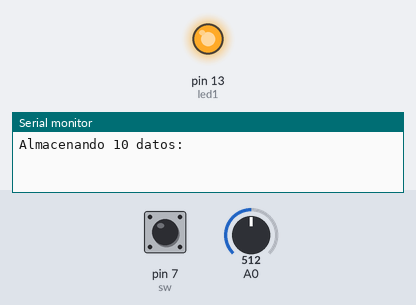
Recording of a sketch running on a simulated Arduino Uno, built with avr-gcc and run on an emulated ATmega328P. Parts: output pins drawn as LEDs (lit = HIGH), the last lines printed to the serial monitor. The test bench sets the inputs (shaded band); at power-on: pin 7 (sw) HIGH, A0 = 512. EEPROM starts erased.

Above: at 0.1 s.
At 19.1 s:
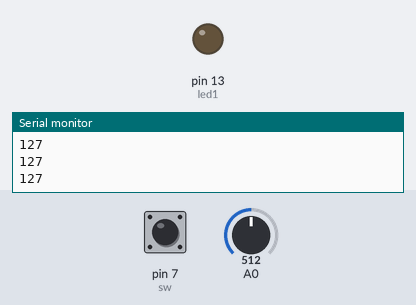
Timing chart, 0 to 20.6 s (numbered marks = the images above):
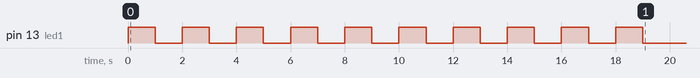

The sketch:

EspinozaLizbeth_SIMULACI_N_5.1.1_SE.ino
```cpp
/*
* CAPÍTULO V: FUNCIONES ESPECIALES
* CÓDIGO 19.1: Lectura y escritura de datos en la memoria EEPROM
* OBJETIVO: Almacenar 10 valores del conversor analogo digital, luego visualizar con comunicación serial
* NOMBRE: Lizbeth Espinoza
*/

#include <EEPROM.h>
 const int led1=13;
 const int sw=7;

void setup() {
  Serial.begin(9600);     //inicio de comunicacion
  pinMode(led1,OUTPUT);
  pinMode(sw,INPUT);

  if(digitalRead(7)==0){
    Serial.println("Lectura de Memoria: ");             //imprimir mensaje
    for(int i=0;i<=9;i++){
      Serial.println(EEPROM.read(i));                 //imprimir el dato
      delay(100);
    }
  }
else{
  Serial.println("Almacenando 10 datos: ");             //texto cuando escribe datos
  for(int i=0;i<=9;i++){
  digitalWrite(led1,HIGH);
  delay(1000);
  int dato=analogRead(0);
  dato=map(dato,0,1023,0,255);
  EEPROM.write(i,dato);
  Serial.println(dato);
  digitalWrite(led1,LOW);        // envio 0voltios a pin  13
  delay(1000);
    }
  }
}

void loop() {
  // put your main code here, to run repeatedly:

}
```
